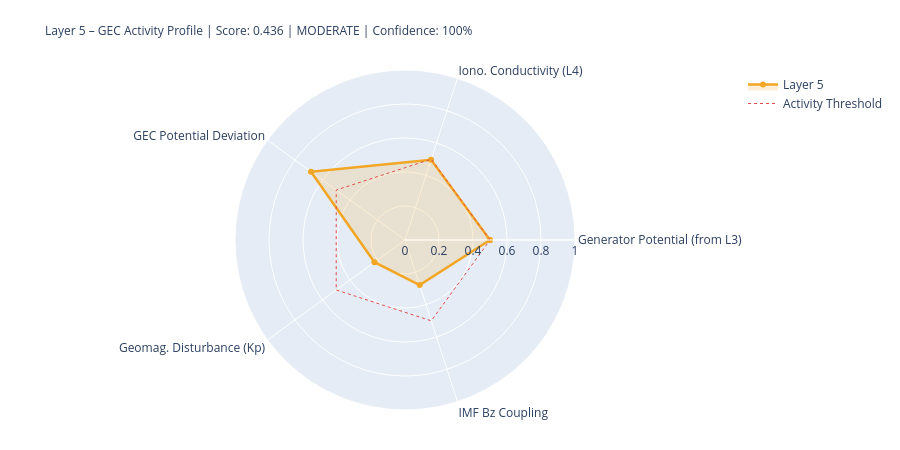

The notebook cell this image was saved under:
### Markdown cell above
---
## 5. State Assessment & Handoff to Layer 6

### Code cell
# ============================================================
# LAYER-5-SCORE
# ============================================================

# Components
# 1) Generator activity (Layer-3-driven)
gen_score = norm(generator_strength, 0.3, 2.0)
gen_src   = 'from_layer3' if l3_thunder_score is not None else 'estimated'

# 2) Ionospheric conductivity (Layer-4-driven)
iono_score = norm(iono_cond_factor, 0.7, 1.4)
iono_src   = 'from_layer4' if l4_ioniz is not None else 'estimated'

# 3) GEC potential deviation from reference
pot_score = norm(abs(delta_V_pct), 0, 30)  # 0 = at reference, 1 = 30% deviation
pot_src   = 'derived'

# 4) Geomagnetic disturbance (Kp) – modulates vertical currents
kp_score = norm(kp_val, 0, 9)
kp_src   = 'primary' if kp_now is not None else 'from_layer4'

# 5) IMF Bz coupling (southward = stronger M-I coupling → GEC influence)
bz_score = norm(-(bz_now or 0), -5, 30) if bz_now is not None else None
bz_src   = 'primary' if bz_now is not None else 'missing'

COMPONENTS = {
    'Generator Potential (from L3)':  {'score': gen_score,   'source': 'derived_from_layer3', 'dynamic': True},
    'Iono. Conductivity (L4)':      {'score': iono_score,  'source': iono_src, 'dynamic': True},
    'GEC Potential Deviation':      {'score': pot_score,   'source': pot_src,  'dynamic': True},
    'Geomag. Disturbance (Kp)':         {'score': kp_score,    'source': kp_src,   'dynamic': True},
    'IMF Bz Coupling':               {'score': bz_score,    'source': bz_src,   'dynamic': True},
}

available   = {k: v['score'] for k, v in COMPONENTS.items() if v['score'] is not None}
unavailable = [k for k, v in COMPONENTS.items() if v['score'] is None]
layer5_score = round(sum(available.values()) / len(available), 4) if available else None
confidence   = round(len(available) / len(COMPONENTS), 2)
level = ('unknown' if layer5_score is None
         else 'quiet'   if layer5_score < 0.3
         else 'moderate' if layer5_score < 0.6
         else 'active')
dominant_l5 = max(available, key=available.get) if available else 'none'

# Kp consistency: separate 1-min raw value from score value
kp_1m_raw   = kp_now          # directly from API (can be 0.0 during live measurement)
kp_for_score = kp_val          # from Layer-0 context or estimated value if needed
kp_score_src = kp_src

W = 68
print('=' * W)
print('LAYER 5 – GLOBAL ELECTRIC CIRCUIT – STATE ASSESSMENT')
print('=' * W)
for name, comp in COMPONENTS.items():
    s = comp['score']
    if s is not None:
        bar = '█' * int(s*20) + '░' * (20-int(s*20))
        print(f'  {name:<34} {bar}  {s:.3f}  [{comp["source"]}]')
    else:
        print(f'  {name:<34} {"─"*20}  n/a   [missing]')
print('-' * W)
print(f'  Score:         {layer5_score:.3f}  ({len(available)}/{len(COMPONENTS)} components)')
print(f'  Confidence:    {confidence:.0%}')
print(f'  Level:         {level.upper()}')
print(f'  Dominant:      {dominant_l5}')
print(f'  V_iono:        {V_iono_mod:.1f} kV  (Δ {delta_V_pct:+.1f}% vs. Ref)')
print(f'  I_total:       {I_total_mod:.1f} A   (Δ {delta_I_pct:+.1f}% vs. Ref)')
print('=' * W)

# Radar
cats   = list(available.keys())
vals_r = list(available.values())
if len(cats) >= 3:
    fig = go.Figure()
    fig.add_trace(go.Scatterpolar(
        r=vals_r + [vals_r[0]], theta=cats + [cats[0]],
        fill='toself', fillcolor='rgba(242,166,35,0.18)',
        line=dict(color='#F2A623', width=2.5), name='Layer 5'
    ))
    fig.add_trace(go.Scatterpolar(
        r=[0.5]*(len(cats)+1), theta=cats+[cats[0]],
        line=dict(color='#E24B4A', dash='dot', width=1),
        mode='lines', name='Activity Threshold'
    ))
    fig.update_layout(
        title=dict(
            text=f'Layer 5 – GEC Activity Profile | Score: {layer5_score:.3f} | {level.upper()} | Confidence: {confidence:.0%}',
            font=dict(size=12)
        ),
        polar=dict(radialaxis=dict(visible=True, range=[0,1])),
        height=450, showlegend=True,
        margin=dict(l=80, r=80, t=70, b=40)
    )
    fig.show()

### Figure 1 — Plotly figure (JSON) as saved in the notebook; plotly's stock layout.template omitted (floating-point values rounded to 4 significant figures)
{"data": [{"fill": "toself", "fillcolor": "rgba(242,166,35,0.18)", "line": {"color": "#F2A623", "width": 2.5}, "name": "Layer 5", "r": [0.5, 0.4963, 0.6833, 0.2222, 0.2791, 0.5], "theta": ["Generator Potential (from L3)", "Iono. Conductivity (L4)", "GEC Potential Deviation", "Geomag. Disturbance (Kp)", "IMF Bz Coupling", "Generator Potential (from L3)"], "type": "scatterpolar"}, {"line": {"color": "#E24B4A", "dash": "dot", "width": 1}, "mode": "lines", "name": "Activity Threshold", "r": [0.5, 0.5, 0.5, 0.5, 0.5, 0.5], "theta": ["Generator Potential (from L3)", "Iono. Conductivity (L4)", "GEC Potential Deviation", "Geomag. Disturbance (Kp)", "IMF Bz Coupling", "Generator Potential (from L3)"], "type": "scatterpolar"}], "layout": {"height": 450, "margin": {"b": 40, "l": 80, "r": 80, "t": 70}, "polar": {"radialaxis": {"range": [0, 1], "visible": true}}, "showlegend": true, "title": {"font": {"size": 12}, "text": "Layer 5 – GEC Activity Profile | Score: 0.436 | MODERATE | Confidence: 100%"}}}
